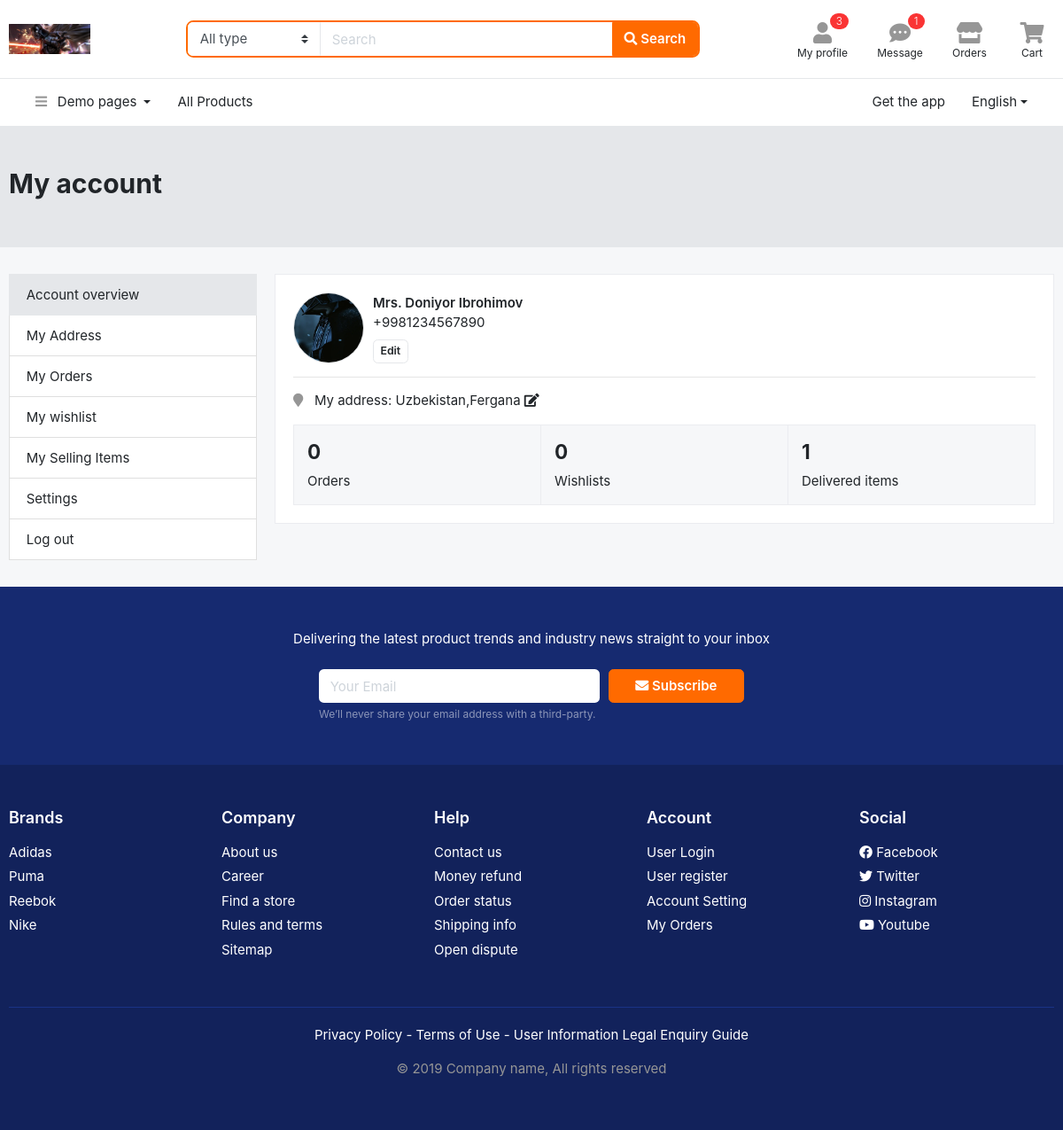
/users/prodile/ (signed in), run on an earlier commit of the app's database.
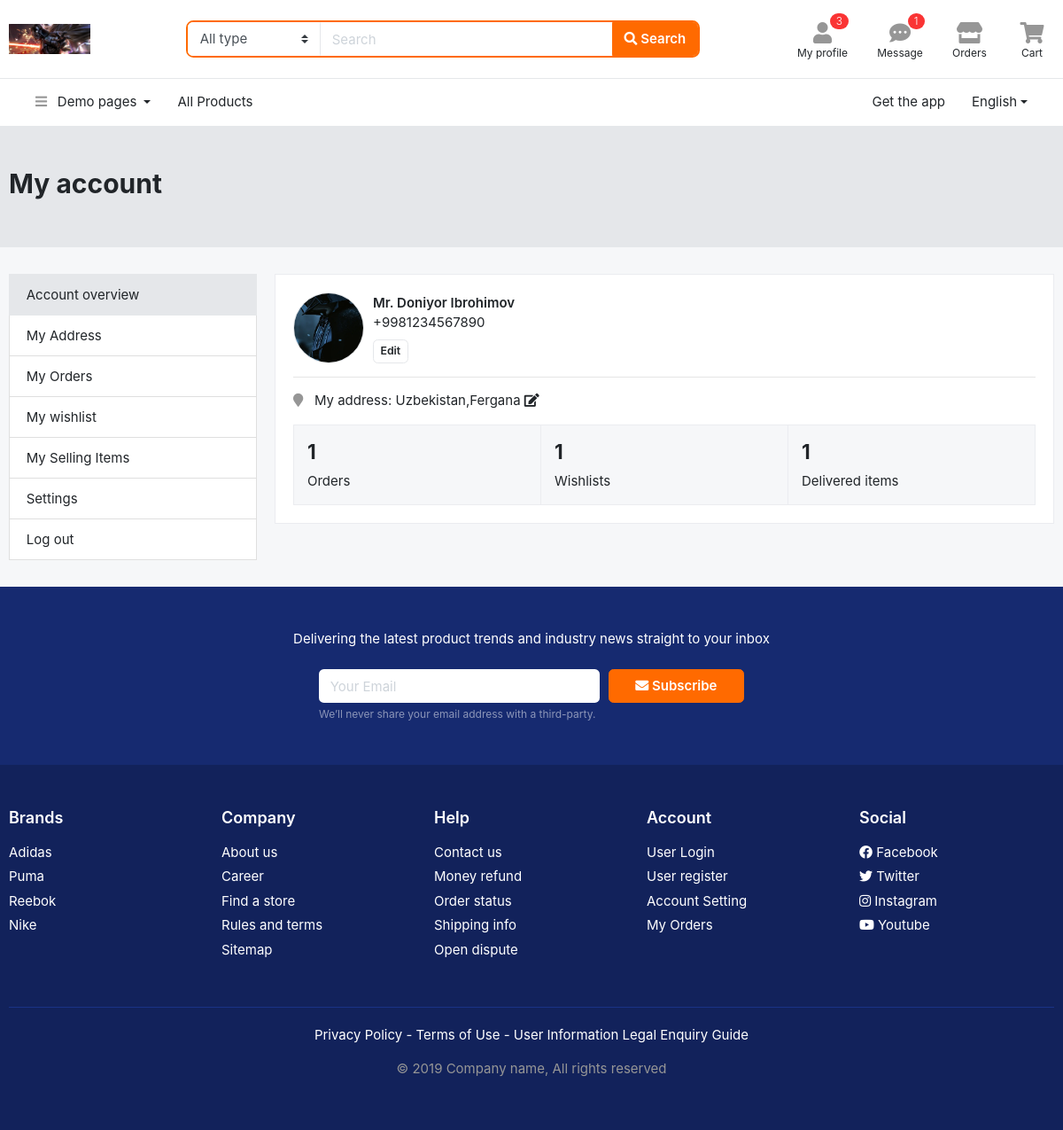
And on a later commit of the database.
### users/models.py (models this page shows)
class User(AbstractUser):
    phone=models.CharField(max_length=13,unique=True)
    gender=models.CharField(max_length=10,choices=GENDER.choices)
    birth_date=models.DateField(blank=True,null=True)
    confirmation_code=models.CharField(max_length=10)
    confirmed=models.BooleanField(default=False)
    country=models.CharField(max_length=50,blank=True,null=True)
    city=models.CharField(max_length=50,blank=True,null=True)

### users/views.py (the view)
# urls.py: path('prodile/',ProfileView.as_view(),name='profile'),
class ProfileView(View):
    def get(self,request):
        if request.user.is_authenticated and request.user.confirmed:
            return render(request,'profile-main.html')
        return redirect('login')

### templates/profile-main.html
{% extends 'base.html' %}
{% load static %}
{% block content %}
<section class="section-pagetop bg-gray">
<div class="container">
	<h2 class="title-page">My account</h2>
</div>
</section>
<section class="section-content padding-y">
<div class="container">
<div class="row">
	<aside class="col-md-3">
		<nav class="list-group">
			<a class="list-group-item active" href="page-profile-main.html"> Account overview  </a>
			<a class="list-group-item" href="{% url 'address' %}"> My Address </a>
			<a class="list-group-item" href="{% url 'orders' %}"> My Orders </a>
			<a class="list-group-item" href="{% url 'wishlist' %}"> My wishlist </a>
			<a class="list-group-item" href="page-profile-seller.html"> My Selling Items </a>
			<a class="list-group-item" href="{% url 'settings' %}"> Settings </a>
			<a class="list-group-item" href="{% url 'logout' %}"> Log out </a>
		</nav>
	</aside>
	<main class="col-md-9">
		<article class="card mb-3">
			<div class="card-body">
				<figure class="icontext">
						<div class="icon">
							<img class="rounded-circle img-sm border" src="{% static 'images/img.png' %}">
						</div>
						<div class="text">
							<strong> {% if request.user.gender == 'Male' %} Mr. {% else %} Mrs. {% endif %} {{request.user.get_full_name}} </strong> <br>
							<p class="mb-2">+{{request.user.phone}} </p>
							<a href="#" class="btn btn-light btn-sm">Edit</a>
						</div>
				</figure>
				<hr>
				<p>
					<i class="fa fa-map-marker text-muted"></i> &nbsp; My address:
					{{ request.user.country}},{{request.user.city}}
					<a href="#" class="btn-link"> <i class="fa fa-edit"></i></a>
				</p>
				<article class="card-group card-stat">
					<figure class="card bg">
						<div class="p-3">
							 <h4 class="title">{{request.user.order_set.all.count}}</h4>
							<span>Orders</span>
						</div>
					</figure>
					<figure class="card bg">
						<div class="p-3">
							 <h4 class="title">{{request.user.favorite_set.all.count}}</h4>
							<span>Wishlists</span>
						</div>
					</figure>
					<figure class="card bg">
						<div class="p-3">
							 <h4 class="title">1</h4>
							<span>Delivered items</span>
						</div>
					</figure>
				</article>
			</div>
		</article>
	</main>
</div>
</div>
</section>
{% endblock %}

### templates/base.html (shortened to what this page needs)
<!DOCTYPE HTML>
{% load static %}
<html lang="en">
<head>
<link href="/static/css/bootstrap.css?v=2.0" rel="stylesheet" type="text/css"/>
<link href="/static/fonts/fontawesome/css/all.min.css?v=2.0" type="text/css" rel="stylesheet">
<link href="/static/css/ui.css?v=2.0" rel="stylesheet" type="text/css"/>
<link href="/static/css/responsive.css?v=2.0" rel="stylesheet" type="text/css" />
</head>
<body>
<header class="section-header">
<section class="header-main border-bottom">
	<div class="container">
		<div class="row align-items-center">
			<div class="col-xl-2 col-lg-3 col-md-12">
				<a href="http://bootstrap-ecommerce.com" class="brand-wrap">
					<img class="logo" src="{% static 'images/img_2.png' %}">
				</a>
			</div>
			<div class="col-xl-6 col-lg-5 col-md-6">
				<form action="#" class="search-header">
					<div class="input-group w-100">
						<select class="custom-select border-right"  name="category_name">
								<option value="">All type</option><option value="codex">Special</option>
						</select>
					    <input type="text" class="form-control" placeholder="Search">
					    <div class="input-group-append">
					      <button class="btn btn-primary" type="submit">
					        <i class="fa fa-search"></i> Search
					      </button>
					    </div>
				    </div>
				</form>
			</div>
			<div class="col-xl-4 col-lg-4 col-md-6">
				<div class="widgets-wrap float-md-right">
					<div class="widget-header mr-3">
						<a href="{% url 'profile' %}" class="widget-view">
							<div class="icon-area">
								<i class="fa fa-user"></i>
								<span class="notify">3</span>
							</div>
							<small class="text"> My profile </small>
						</a>
					</div>
					<div class="widget-header mr-3">
						<a href="#" class="widget-view">
							<div class="icon-area">
								<i class="fa fa-comment-dots"></i>
								<span class="notify">1</span>
							</div>
							<small class="text"> Message </small>
						</a>
					</div>
					<div class="widget-header mr-3">
						<a href="{% url 'orders' %}" class="widget-view">
							<div class="icon-area">
								<i class="fa fa-store"></i>
							</div>
							<small class="text"> Orders </small>
						</a>
					</div>
					<div class="widget-header">
						<a href="{% url 'cart' %}" class="widget-view">
							<div class="icon-area">
								<i class="fa fa-shopping-cart"></i>
							</div>
							<small class="text"> Cart </small>
						</a>
					</div>
				</div>
			</div>
		</div>
	</div>
</section>
<nav class="navbar navbar-main navbar-expand-lg border-bottom">
<div class="container">
	<div class="collapse navbar-collapse" id="main_nav">
	<ul class="navbar-nav">
		<li class="nav-item dropdown">
			<a class="nav-link dropdown-toggle" data-toggle="dropdown" href="#"> <i class="fa fa-bars text-muted mr-2"></i> Demo pages </a>
		</li>
		<li class="nav-item">
			<a class="nav-link" href="{% url 'products' %}">All Products</a>
		</li>
	</ul>
	<ul class="navbar-nav ml-md-auto">
			<li class="nav-item">
			<a class="nav-link" href="#">Get the app</a>
		</li>
		<li class="nav-item dropdown">
			<a class="nav-link dropdown-toggle" href="http://example.com" data-toggle="dropdown">English</a>
		</li>
		</ul>
	</div>
</div>
</nav>
</header>
{% block content %}
{% endblock %}
<section class="section-subscribe padding-y-lg">
<div class="container">
<p class="pb-2 text-center text-white">Delivering the latest product trends and industry news straight to your inbox</p>
<div class="row justify-content-md-center">
	<div class="col-lg-5 col-md-6">
<form class="form-row">
		<div class="col-md-8 col-7">
		<input class="form-control border-0" placeholder="Your Email" type="email">
		</div>
		<div class="col-md-4 col-5">
		<button type="submit" class="btn btn-block btn-warning"> <i class="fa fa-envelope"></i> Subscribe </button>
		</div>
</form>
<small class="form-text text-white-50">We’ll never share your email address with a third-party. </small>
	</div>
</div>
</div>
</section>
<footer class="section-footer bg-secondary">
	<div class="container">
		<section class="footer-top padding-y-lg text-white">
			<div class="row">
				<aside class="col-md col-6">
					<h6 class="title">Brands</h6>
					<ul class="list-unstyled">
						<li> <a href="#">Adidas</a></li>
						<li> <a href="#">Puma</a></li>
						<li> <a href="#">Reebok</a></li>
						<li> <a href="#">Nike</a></li>
					</ul>
				</aside>
				<aside class="col-md col-6">
					<h6 class="title">Company</h6>
					<ul class="list-unstyled">
						<li> <a href="#">About us</a></li>
						<li> <a href="#">Career</a></li>
						<li> <a href="#">Find a store</a></li>
						<li> <a href="#">Rules and terms</a></li>
						<li> <a href="#">Sitemap</a></li>
					</ul>
				</aside>
				<aside class="col-md col-6">
					<h6 class="title">Help</h6>
					<ul class="list-unstyled">
						<li> <a href="#">Contact us</a></li>
						<li> <a href="#">Money refund</a></li>
						<li> <a href="#">Order status</a></li>
						<li> <a href="#">Shipping info</a></li>
						<li> <a href="#">Open dispute</a></li>
					</ul>
				</aside>
				<aside class="col-md col-6">
					<h6 class="title">Account</h6>
					<ul class="list-unstyled">
						<li> <a href="#"> User Login </a></li>
						<li> <a href="#"> User register </a></li>
						<li> <a href="#"> Account Setting </a></li>
						<li> <a href="#"> My Orders </a></li>
					</ul>
				</aside>
				<aside class="col-md">
					<h6 class="title">Social</h6>
					<ul class="list-unstyled">
						<li><a href="#"> <i class="fab fa-facebook"></i> Facebook </a></li>
						<li><a href="#"> <i class="fab fa-twitter"></i> Twitter </a></li>
						<li><a href="#"> <i class="fab fa-instagram"></i> Instagram </a></li>
						<li><a href="#"> <i class="fab fa-youtube"></i> Youtube </a></li>
					</ul>
				</aside>
			</div>
		</section>
		<section class="footer-bottom text-center">
				<p class="text-white">Privacy Policy - Terms of Use - User Information Legal Enquiry Guide</p>
				<p class="text-muted"> &copy 2019 Company name, All rights reserved </p>
				<br>
		</section>
	</div>
</footer>
</body>
</html>

### static/css/ui.css (style rules this page uses)
html { font-family:'Inter', sans-serif;font-size:15px }
.img-xs,.img-sm,.img-md,.img-lg { -o-object-fit:cover;object-fit:cover;-ms-flex-negative:0;flex-shrink:0;-webkit-box-flex:0;-ms-flex-positive:0;flex-grow:0 }
.img-sm { width:80px;height:80px }
.padding-y { padding-top:30px;padding-bottom:30px }
.padding-y-lg { padding-top:48px;padding-bottom:48px }
figure { margin-bottom:0 }
article:after,.form-group:after { display:block;clear:both;content:"" }
.bg { background-color:#f6f7f9 }
.title-page { color:#212529 }
.section-header { background-color:#fff;-webkit-box-shadow:0 0 3px rgba(51,51,51,0.15);box-shadow:0 0 3px rgba(51,51,51,0.15) }
.header-main { position:relative;padding-top:1rem;padding-bottom:1rem }
.brand-wrap .logo,.navbar-brand .logo { margin-right:7px;max-height:34px;display:inline-block }
.search-header { border:2px solid #ff6a00;border-radius:.55rem }
.search-header .form-control,.search-header .custom-select { border-color:transparent }
.search-header select { -ms-flex-preferred-size:150px !important;flex-basis:150px !important;-webkit-box-flex:0 !important;-ms-flex-positive:0 !important;flex-grow:0 !important }
.widget-header { display:inline-block;vertical-align:middle;position:relative }
.widget-header .widget-view { padding:5px 7px;display:inline-block;position:relative;text-align:center }
.widget-header .icon-area { font-size:24px;display:inline-block;width:36px;height:30px;color:#969696 }
.widget-header .icon-area .notify { position:absolute;top:0px;right:8% }
.widget-header .text { max-width:80px;overflow:hidden;text-overflow:ellipsis;white-space:nowrap;display:block;line-height:1.2 }
.widget-header a { color:#212529 }
.section-footer ul li { margin-bottom:5px }
.section-footer ul a { color:inherit }
.section-footer .title { font-weight:600;margin-bottom:16px;font-size:18px }
.footer-bottom { padding-top:20px;padding-bottom:20px;border-top:1px solid #1a3286 }
.btn-light { background-color:#fff;border-color:#e5e7ea }
[class*="list-"] li:after { visibility:hidden;display:block;content:"";overflow:hidden;height:0;clear:both }
.icontext { display:-webkit-inline-box;display:-ms-inline-flexbox;display:inline-flex;-webkit-box-align:center;-ms-flex-align:center;align-items:center;vertical-align:middle }
.icontext p { margin-bottom:0 }
.icontext .text { width:100%;color:#212529 }
.icontext .icon { position:relative;margin-right:10px;-ms-flex-negative:0;flex-shrink:0;-webkit-box-flex:0;-ms-flex-positive:0;flex-grow:0 }
.notify { position:absolute;top:-4px;right:-10px;display:inline-block;padding:.25em .6em;font-size:12px;line-height:1;text-align:center;font-weight:300;border-radius:3rem;color:#fff;background-color:#fa3434 }
body { background-color:#f6f7f9 }
.section-pagetop { padding:45px 0 }
.section-subscribe { background-color:#162a70 }

What changed in the data, as far as the page shows it:
changed User "Doniyor Ibrohimov": user.order_set.all.count "0" → "1"; user.favorite_set.all.count "0" → "1"
Also different on the page:
text no longer shown: "Mrs."
text now shown: "Mr."
